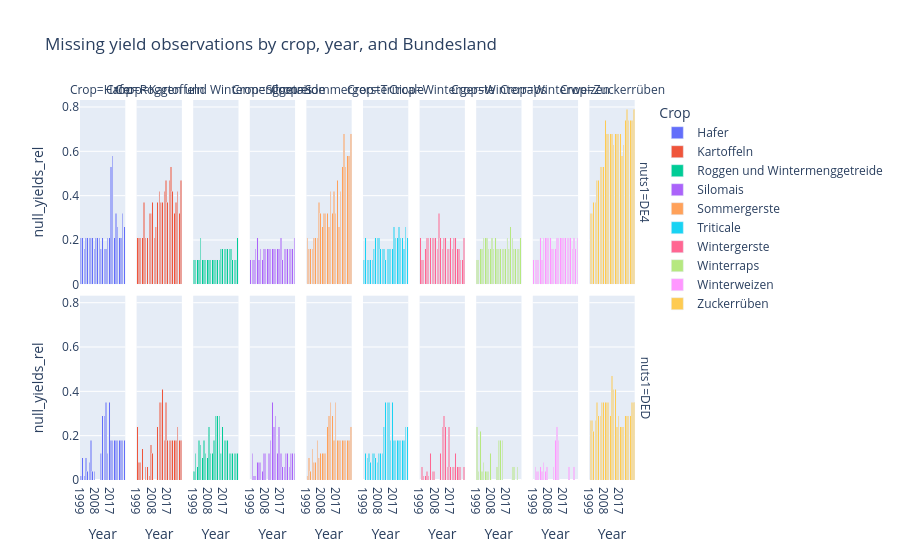

The notebook cell this image was saved under:
### Code cell
# df_ = df.to_df()
# df_[(df_["nuts1"] == "DED")]

fig = px.bar(
    df,
    x="year",
    y="null_yields_rel",
    color="crop_name",
    barmode="stack",
    title="Missing yield observations by crop, year, and Bundesland",
    labels={"year": "Year", "count_yields": "Non-null yields", "crop_name": "Crop"},
    hover_data={"count_obs": True, "count_kreise": True},
    facet_col="crop_name",
    facet_row="nuts1",
)
fig

### Figure 1 — Plotly figure (JSON) as saved in the notebook; plotly's stock layout.template omitted (floating-point values rounded to 4 significant figures)
{"data": [{"customdata": [[19, 19], [19, 19], [19, 19], [19, 19], [19, 19], [19, 19], [19, 19], [19, 19], [19, 19], [19, 19], [19, 19], [19, 19], [19, 19], [19, 19], [19, 19], [19, 19], [19, 19], [19, 19], [19, 19], [19, 19], [19, 19], [19, 19], [19, 19], [19, 19], [19, 19], [19, 19], [19, 19]], "hovertemplate": "Crop=Hafer<br>nuts1=DE4<br>Year=%{x}<br>null_yields_rel=%{y}<br>count_obs=%{customdata[0]}<br>count_kreise=%{customdata[1]}<extra></extra>", "legendgroup": "Hafer", "marker": {"color": "#636efa", "pattern": {"shape": ""}}, "name": "Hafer", "orientation": "v", "showlegend": true, "textposition": "auto", "type": "bar", "x": ["1999", "2000", "2001", "2002", "2003", "2004", "2005", "2006", "2007", "2008", "2009", "2010", "2011", "2012", "2013", "2014", "2015", "2016", "2017", "2018", "2019", "2020", "2021", "2022", "2023", "2024", "2025"], "xaxis": "x11", "y": [0.21, 0.21, 0.16, 0.21, 0.21, 0.21, 0.21, 0.21, 0.16, 0.21, 0.21, 0.21, 0.16, 0.21, 0.16, 0.16, 0.21, 0.21, 0.53, 0.58, 0.21, 0.32, 0.26, 0.21, 0.21, 0.32, 0.26], "yaxis": "y11"}, {"customdata": [[49, 43], [49, 43], [49, 43], [49, 43], [49, 43], [49, 43], [49, 43], [49, 43], [49, 43], [17, 17], [17, 17], [17, 17], [17, 17], [17, 17], [17, 17], [17, 17], [17, 17], [17, 17], [17, 17], [17, 17], [17, 17], [17, 17], [17, 17], [17, 17], [17, 17], [17, 17], [17, 17]], "hovertemplate": "Crop=Hafer<br>nuts1=DED<br>Year=%{x}<br>null_yields_rel=%{y}<br>count_obs=%{customdata[0]}<br>count_kreise=%{customdata[1]}<extra></extra>", "legendgroup": "Hafer", "marker": {"color": "#636efa", "pattern": {"shape": ""}}, "name": "Hafer", "orientation": "v", "showlegend": false, "textposition": "auto", "type": "bar", "x": ["1999", "2000", "2001", "2002", "2003", "2004", "2005", "2006", "2007", "2008", "2009", "2010", "2011", "2012", "2013", "2014", "2015", "2016", "2017", "2018", "2019", "2020", "2021", "2022", "2023", "2024", "2025"], "xaxis": "x", "y": [0.02, 0.1, 0.02, 0.1, 0.04, 0.08, 0.18, 0.04, 0.04, 0.0, 0.0, 0.0, 0.12, 0.29, 0.29, 0.35, 0.12, 0.35, 0.18, 0.18, 0.18, 0.18, 0.18, 0.18, 0.18, 0.18, 0.18], "yaxis": "y"}, {"customdata": [[19, 19], [19, 19], [19, 19], [19, 19], [19, 19], [19, 19], [19, 19], [19, 19], [19, 19], [19, 19], [19, 19], [19, 19], [19, 19], [19, 19], [19, 19], [19, 19], [19, 19], [19, 19], [19, 19], [19, 19], [19, 19], [19, 19], [19, 19], [19, 19], [19, 19], [19, 19], [19, 19]], "hovertemplate": "Crop=Kartoffeln<br>nuts1=DE4<br>Year=%{x}<br>null_yields_rel=%{y}<br>count_obs=%{customdata[0]}<br>count_kreise=%{customdata[1]}<extra></extra>", "legendgroup": "Kartoffeln", "marker": {"color": "#EF553B", "pattern": {"shape": ""}}, "name": "Kartoffeln", "orientation": "v", "showlegend": true, "textposition": "auto", "type": "bar", "x": ["1999", "2000", "2001", "2002", "2003", "2004", "2005", "2006", "2007", "2008", "2009", "2010", "2011", "2012", "2013", "2014", "2015", "2016", "2017", "2018", "2019", "2020", "2021", "2022", "2023", "2024", "2025"], "xaxis": "x12", "y": [0.21, 0.21, 0.21, 0.21, 0.37, 0.21, 0.21, 0.32, 0.32, 0.37, 0.21, 0.26, 0.37, 0.42, 0.37, 0.37, 0.42, 0.47, 0.37, 0.47, 0.53, 0.42, 0.32, 0.37, 0.42, 0.32, 0.47], "yaxis": "y12"}, {"customdata": [[49, 43], [49, 43], [49, 43], [49, 43], [49, 43], [49, 43], [49, 43], [49, 43], [49, 43], [17, 17], [17, 17], [17, 17], [17, 17], [17, 17], [17, 17], [17, 17], [17, 17], [17, 17], [17, 17], [17, 17], [17, 17], [17, 17], [17, 17], [17, 17], [17, 17], [17, 17], [17, 17]], "hovertemplate": "Crop=Kartoffeln<br>nuts1=DED<br>Year=%{x}<br>null_yields_rel=%{y}<br>count_obs=%{customdata[0]}<br>count_kreise=%{customdata[1]}<extra></extra>", "legendgroup": "Kartoffeln", "marker": {"color": "#EF553B", "pattern": {"shape": ""}}, "name": "Kartoffeln", "orientation": "v", "showlegend": false, "textposition": "auto", "type": "bar", "x": ["1999", "2000", "2001", "2002", "2003", "2004", "2005", "2006", "2007", "2008", "2009", "2010", "2011", "2012", "2013", "2014", "2015", "2016", "2017", "2018", "2019", "2020", "2021", "2022", "2023", "2024", "2025"], "xaxis": "x2", "y": [0.24, 0.08, 0.08, 0.14, 0.0, 0.06, 0.06, 0.02, 0.16, 0.12, 0.0, 0.0, 0.24, 0.35, 0.35, 0.41, 0.18, 0.35, 0.18, 0.18, 0.18, 0.18, 0.18, 0.18, 0.24, 0.18, 0.18], "yaxis": "y2"}, {"customdata": [[19, 19], [19, 19], [19, 19], [19, 19], [19, 19], [19, 19], [19, 19], [19, 19], [19, 19], [19, 19], [19, 19], [19, 19], [19, 19], [19, 19], [19, 19], [19, 19], [19, 19], [19, 19], [19, 19], [19, 19], [19, 19], [19, 19], [19, 19], [19, 19], [19, 19], [19, 19], [19, 19]], "hovertemplate": "Crop=Roggen und Wintermenggetreide<br>nuts1=DE4<br>Year=%{x}<br>null_yields_rel=%{y}<br>count_obs=%{customdata[0]}<br>count_kreise=%{customdata[1]}<extra></extra>", "legendgroup": "Roggen und Wintermenggetreide", "marker": {"color": "#00cc96", "pattern": {"shape": ""}}, "name": "Roggen und Wintermenggetreide", "orientation": "v", "showlegend": true, "textposition": "auto", "type": "bar", "x": ["1999", "2000", "2001", "2002", "2003", "2004", "2005", "2006", "2007", "2008", "2009", "2010", "2011", "2012", "2013", "2014", "2015", "2016", "2017", "2018", "2019", "2020", "2021", "2022", "2023", "2024", "2025"], "xaxis": "x13", "y": [0.11, 0.11, 0.11, 0.11, 0.21, 0.11, 0.11, 0.11, 0.11, 0.11, 0.11, 0.11, 0.11, 0.11, 0.11, 0.11, 0.16, 0.16, 0.16, 0.16, 0.16, 0.16, 0.16, 0.11, 0.11, 0.11, 0.21], "yaxis": "y13"}, {"customdata": [[49, 43], [49, 43], [49, 43], [49, 43], [49, 43], [49, 43], [49, 43], [49, 43], [49, 43], [17, 17], [17, 17], [17, 17], [17, 17], [17, 17], [17, 17], [17, 17], [17, 17], [17, 17], [17, 17], [17, 17], [17, 17], [17, 17], [17, 17], [17, 17], [17, 17], [17, 17], [17, 17]], "hovertemplate": "Crop=Roggen und Wintermenggetreide<br>nuts1=DED<br>Year=%{x}<br>null_yields_rel=%{y}<br>count_obs=%{customdata[0]}<br>count_kreise=%{customdata[1]}<extra></extra>", "legendgroup": "Roggen und Wintermenggetreide", "marker": {"color": "#00cc96", "pattern": {"shape": ""}}, "name": "Roggen und Wintermenggetreide", "orientation": "v", "showlegend": false, "textposition": "auto", "type": "bar", "x": ["1999", "2000", "2001", "2002", "2003", "2004", "2005", "2006", "2007", "2008", "2009", "2010", "2011", "2012", "2013", "2014", "2015", "2016", "2017", "2018", "2019", "2020", "2021", "2022", "2023", "2024", "2025"], "xaxis": "x3", "y": [0.04, 0.12, 0.06, 0.18, 0.16, 0.1, 0.18, 0.12, 0.1, 0.24, 0.12, 0.12, 0.18, 0.29, 0.29, 0.29, 0.12, 0.24, 0.18, 0.18, 0.18, 0.12, 0.12, 0.12, 0.12, 0.12, 0.12], "yaxis": "y3"}, {"customdata": [[19, 19], [19, 19], [19, 19], [19, 19], [19, 19], [19, 19], [19, 19], [19, 19], [19, 19], [19, 19], [19, 19], [19, 19], [19, 19], [19, 19], [19, 19], [19, 19], [19, 19], [19, 19], [19, 19], [19, 19], [19, 19], [19, 19], [19, 19], [19, 19], [19, 19], [19, 19], [19, 19]], "hovertemplate": "Crop=Silomais<br>nuts1=DE4<br>Year=%{x}<br>null_yields_rel=%{y}<br>count_obs=%{customdata[0]}<br>count_kreise=%{customdata[1]}<extra></extra>", "legendgroup": "Silomais", "marker": {"color": "#ab63fa", "pattern": {"shape": ""}}, "name": "Silomais", "orientation": "v", "showlegend": true, "textposition": "auto", "type": "bar", "x": ["1999", "2000", "2001", "2002", "2003", "2004", "2005", "2006", "2007", "2008", "2009", "2010", "2011", "2012", "2013", "2014", "2015", "2016", "2017", "2018", "2019", "2020", "2021", "2022", "2023", "2024", "2025"], "xaxis": "x14", "y": [0.11, 0.11, 0.11, 0.16, 0.21, 0.11, 0.16, 0.11, 0.16, 0.16, 0.16, 0.16, 0.16, 0.16, 0.16, 0.16, 0.16, 0.16, 0.21, 0.11, 0.16, 0.16, 0.16, 0.16, 0.16, 0.16, 0.21], "yaxis": "y14"}, {"customdata": [[49, 43], [49, 43], [49, 43], [49, 43], [49, 43], [49, 43], [49, 43], [49, 43], [49, 43], [17, 17], [17, 17], [17, 17], [17, 17], [17, 17], [17, 17], [17, 17], [17, 17], [17, 17], [17, 17], [17, 17], [17, 17], [17, 17], [17, 17], [17, 17], [17, 17], [17, 17], [17, 17]], "hovertemplate": "Crop=Silomais<br>nuts1=DED<br>Year=%{x}<br>null_yields_rel=%{y}<br>count_obs=%{customdata[0]}<br>count_kreise=%{customdata[1]}<extra></extra>", "legendgroup": "Silomais", "marker": {"color": "#ab63fa", "pattern": {"shape": ""}}, "name": "Silomais", "orientation": "v", "showlegend": false, "textposition": "auto", "type": "bar", "x": ["1999", "2000", "2001", "2002", "2003", "2004", "2005", "2006", "2007", "2008", "2009", "2010", "2011", "2012", "2013", "2014", "2015", "2016", "2017", "2018", "2019", "2020", "2021", "2022", "2023", "2024", "2025"], "xaxis": "x4", "y": [0.0, 0.12, 0.02, 0.02, 0.08, 0.08, 0.08, 0.04, 0.12, 0.12, 0.0, 0.12, 0.18, 0.35, 0.24, 0.29, 0.12, 0.24, 0.12, 0.06, 0.06, 0.12, 0.12, 0.06, 0.12, 0.12, 0.12], "yaxis": "y4"}, {"customdata": [[19, 19], [19, 19], [19, 19], [19, 19], [19, 19], [19, 19], [19, 19], [19, 19], [19, 19], [19, 19], [19, 19], [19, 19], [19, 19], [19, 19], [19, 19], [19, 19], [19, 19], [19, 19], [19, 19], [19, 19], [19, 19], [19, 19], [19, 19], [19, 19], [19, 19], [19, 19], [19, 19]], "hovertemplate": "Crop=Sommergerste<br>nuts1=DE4<br>Year=%{x}<br>null_yields_rel=%{y}<br>count_obs=%{customdata[0]}<br>count_kreise=%{customdata[1]}<extra></extra>", "legendgroup": "Sommergerste", "marker": {"color": "#FFA15A", "pattern": {"shape": ""}}, "name": "Sommergerste", "orientation": "v", "showlegend": true, "textposition": "auto", "type": "bar", "x": ["1999", "2000", "2001", "2002", "2003", "2004", "2005", "2006", "2007", "2008", "2009", "2010", "2011", "2012", "2013", "2014", "2015", "2016", "2017", "2018", "2019", "2020", "2021", "2022", "2023", "2024", "2025"], "xaxis": "x15", "y": [0.21, 0.16, 0.16, 0.16, 0.21, 0.21, 0.21, 0.37, 0.32, 0.26, 0.32, 0.32, 0.32, 0.26, 0.42, 0.32, 0.42, 0.32, 0.47, 0.26, 0.42, 0.53, 0.68, 0.53, 0.58, 0.58, 0.68], "yaxis": "y15"}, {"customdata": [[49, 43], [49, 43], [49, 43], [49, 43], [49, 43], [49, 43], [49, 43], [49, 43], [49, 43], [17, 17], [17, 17], [17, 17], [17, 17], [17, 17], [17, 17], [17, 17], [17, 17], [17, 17], [17, 17], [17, 17], [17, 17], [17, 17], [17, 17], [17, 17], [17, 17], [17, 17], [17, 17]], "hovertemplate": "Crop=Sommergerste<br>nuts1=DED<br>Year=%{x}<br>null_yields_rel=%{y}<br>count_obs=%{customdata[0]}<br>count_kreise=%{customdata[1]}<extra></extra>", "legendgroup": "Sommergerste", "marker": {"color": "#FFA15A", "pattern": {"shape": ""}}, "name": "Sommergerste", "orientation": "v", "showlegend": false, "textposition": "auto", "type": "bar", "x": ["1999", "2000", "2001", "2002", "2003", "2004", "2005", "2006", "2007", "2008", "2009", "2010", "2011", "2012", "2013", "2014", "2015", "2016", "2017", "2018", "2019", "2020", "2021", "2022", "2023", "2024", "2025"], "xaxis": "x5", "y": [0.02, 0.1, 0.04, 0.14, 0.08, 0.08, 0.18, 0.1, 0.12, 0.12, 0.12, 0.12, 0.24, 0.29, 0.35, 0.29, 0.18, 0.35, 0.18, 0.18, 0.18, 0.18, 0.18, 0.18, 0.18, 0.18, 0.24], "yaxis": "y5"}, {"customdata": [[19, 19], [19, 19], [19, 19], [19, 19], [19, 19], [19, 19], [19, 19], [19, 19], [19, 19], [19, 19], [19, 19], [19, 19], [19, 19], [19, 19], [19, 19], [19, 19], [19, 19], [19, 19], [19, 19], [19, 19], [19, 19], [19, 19], [19, 19], [19, 19], [19, 19], [19, 19], [19, 19]], "hovertemplate": "Crop=Triticale<br>nuts1=DE4<br>Year=%{x}<br>null_yields_rel=%{y}<br>count_obs=%{customdata[0]}<br>count_kreise=%{customdata[1]}<extra></extra>", "legendgroup": "Triticale", "marker": {"color": "#19d3f3", "pattern": {"shape": ""}}, "name": "Triticale", "orientation": "v", "showlegend": true, "textposition": "auto", "type": "bar", "x": ["1999", "2000", "2001", "2002", "2003", "2004", "2005", "2006", "2007", "2008", "2009", "2010", "2011", "2012", "2013", "2014", "2015", "2016", "2017", "2018", "2019", "2020", "2021", "2022", "2023", "2024", "2025"], "xaxis": "x16", "y": [0.11, 0.21, 0.11, 0.11, 0.11, 0.11, 0.16, 0.21, 0.21, 0.21, 0.16, 0.16, 0.16, 0.11, 0.16, 0.16, 0.16, 0.16, 0.26, 0.21, 0.21, 0.26, 0.21, 0.21, 0.16, 0.26, 0.21], "yaxis": "y16"}, {"customdata": [[49, 43], [49, 43], [49, 43], [49, 43], [49, 43], [49, 43], [49, 43], [49, 43], [49, 43], [17, 17], [17, 17], [17, 17], [17, 17], [17, 17], [17, 17], [17, 17], [17, 17], [17, 17], [17, 17], [17, 17], [17, 17], [17, 17], [17, 17], [17, 17], [17, 17], [17, 17], [17, 17]], "hovertemplate": "Crop=Triticale<br>nuts1=DED<br>Year=%{x}<br>null_yields_rel=%{y}<br>count_obs=%{customdata[0]}<br>count_kreise=%{customdata[1]}<extra></extra>", "legendgroup": "Triticale", "marker": {"color": "#19d3f3", "pattern": {"shape": ""}}, "name": "Triticale", "orientation": "v", "showlegend": false, "textposition": "auto", "type": "bar", "x": ["1999", "2000", "2001", "2002", "2003", "2004", "2005", "2006", "2007", "2008", "2009", "2010", "2011", "2012", "2013", "2014", "2015", "2016", "2017", "2018", "2019", "2020", "2021", "2022", "2023", "2024", "2025"], "xaxis": "x6", "y": [0.0, 0.12, 0.1, 0.12, 0.08, 0.12, 0.12, 0.1, 0.08, 0.12, 0.12, 0.12, 0.24, 0.35, 0.35, 0.35, 0.18, 0.35, 0.18, 0.18, 0.18, 0.18, 0.18, 0.18, 0.18, 0.24, 0.24], "yaxis": "y6"}, {"customdata": [[19, 19], [19, 19], [19, 19], [19, 19], [19, 19], [19, 19], [19, 19], [19, 19], [19, 19], [19, 19], [19, 19], [19, 19], [19, 19], [19, 19], [19, 19], [19, 19], [19, 19], [19, 19], [19, 19], [19, 19], [19, 19], [19, 19], [19, 19], [19, 19], [19, 19], [19, 19], [19, 19]], "hovertemplate": "Crop=Wintergerste<br>nuts1=DE4<br>Year=%{x}<br>null_yields_rel=%{y}<br>count_obs=%{customdata[0]}<br>count_kreise=%{customdata[1]}<extra></extra>", "legendgroup": "Wintergerste", "marker": {"color": "#FF6692", "pattern": {"shape": ""}}, "name": "Wintergerste", "orientation": "v", "showlegend": true, "textposition": "auto", "type": "bar", "x": ["1999", "2000", "2001", "2002", "2003", "2004", "2005", "2006", "2007", "2008", "2009", "2010", "2011", "2012", "2013", "2014", "2015", "2016", "2017", "2018", "2019", "2020", "2021", "2022", "2023", "2024", "2025"], "xaxis": "x17", "y": [0.21, 0.11, 0.11, 0.16, 0.21, 0.21, 0.21, 0.21, 0.21, 0.21, 0.16, 0.32, 0.21, 0.16, 0.21, 0.21, 0.16, 0.16, 0.21, 0.16, 0.21, 0.21, 0.16, 0.16, 0.11, 0.11, 0.21], "yaxis": "y17"}, {"customdata": [[49, 43], [49, 43], [49, 43], [49, 43], [49, 43], [49, 43], [49, 43], [49, 43], [49, 43], [17, 17], [17, 17], [17, 17], [17, 17], [17, 17], [17, 17], [17, 17], [17, 17], [17, 17], [17, 17], [17, 17], [17, 17], [17, 17], [17, 17], [17, 17], [17, 17], [17, 17], [17, 17]], "hovertemplate": "Crop=Wintergerste<br>nuts1=DED<br>Year=%{x}<br>null_yields_rel=%{y}<br>count_obs=%{customdata[0]}<br>count_kreise=%{customdata[1]}<extra></extra>", "legendgroup": "Wintergerste", "marker": {"color": "#FF6692", "pattern": {"shape": ""}}, "name": "Wintergerste", "orientation": "v", "showlegend": false, "textposition": "auto", "type": "bar", "x": ["1999", "2000", "2001", "2002", "2003", "2004", "2005", "2006", "2007", "2008", "2009", "2010", "2011", "2012", "2013", "2014", "2015", "2016", "2017", "2018", "2019", "2020", "2021", "2022", "2023", "2024", "2025"], "xaxis": "x7", "y": [0.0, 0.06, 0.02, 0.02, 0.04, 0.02, 0.12, 0.04, 0.04, 0.0, 0.0, 0.0, 0.12, 0.24, 0.29, 0.24, 0.06, 0.24, 0.06, 0.06, 0.06, 0.12, 0.06, 0.06, 0.06, 0.0, 0.06], "yaxis": "y7"}, {"customdata": [[19, 19], [19, 19], [19, 19], [19, 19], [19, 19], [19, 19], [19, 19], [19, 19], [19, 19], [19, 19], [19, 19], [19, 19], [19, 19], [19, 19], [19, 19], [19, 19], [19, 19], [19, 19], [19, 19], [19, 19], [19, 19], [19, 19], [19, 19], [19, 19], [19, 19], [19, 19], [19, 19]], "hovertemplate": "Crop=Winterraps<br>nuts1=DE4<br>Year=%{x}<br>null_yields_rel=%{y}<br>count_obs=%{customdata[0]}<br>count_kreise=%{customdata[1]}<extra></extra>", "legendgroup": "Winterraps", "marker": {"color": "#B6E880", "pattern": {"shape": ""}}, "name": "Winterraps", "orientation": "v", "showlegend": true, "textposition": "auto", "type": "bar", "x": ["1999", "2000", "2001", "2002", "2003", "2004", "2005", "2006", "2007", "2008", "2009", "2010", "2011", "2012", "2013", "2014", "2015", "2016", "2017", "2018", "2019", "2020", "2021", "2022", "2023", "2024", "2025"], "xaxis": "x18", "y": [0.11, 0.11, 0.16, 0.16, 0.21, 0.21, 0.21, 0.16, 0.16, 0.21, 0.16, 0.21, 0.16, 0.16, 0.16, 0.16, 0.16, 0.16, 0.21, 0.16, 0.26, 0.21, 0.16, 0.16, 0.16, 0.16, 0.21], "yaxis": "y18"}, {"customdata": [[49, 43], [49, 43], [49, 43], [49, 43], [49, 43], [49, 43], [49, 43], [49, 43], [49, 43], [17, 17], [17, 17], [17, 17], [17, 17], [17, 17], [17, 17], [17, 17], [17, 17], [17, 17], [17, 17], [17, 17], [17, 17], [17, 17], [17, 17], [17, 17], [17, 17], [17, 17], [17, 17]], "hovertemplate": "Crop=Winterraps<br>nuts1=DED<br>Year=%{x}<br>null_yields_rel=%{y}<br>count_obs=%{customdata[0]}<br>count_kreise=%{customdata[1]}<extra></extra>", "legendgroup": "Winterraps", "marker": {"color": "#B6E880", "pattern": {"shape": ""}}, "name": "Winterraps", "orientation": "v", "showlegend": false, "textposition": "auto", "type": "bar", "x": ["1999", "2000", "2001", "2002", "2003", "2004", "2005", "2006", "2007", "2008", "2009", "2010", "2011", "2012", "2013", "2014", "2015", "2016", "2017", "2018", "2019", "2020", "2021", "2022", "2023", "2024", "2025"], "xaxis": "x8", "y": [0.24, 0.04, 0.22, 0.04, 0.08, 0.04, 0.04, 0.04, 0.12, 0.0, 0.0, 0.0, 0.06, 0.18, 0.18, 0.18, 0.0, 0.0, 0.0, 0.0, 0.0, 0.06, 0.06, 0.0, 0.06, 0.0, 0.0], "yaxis": "y8"}, {"customdata": [[19, 19], [19, 19], [19, 19], [19, 19], [19, 19], [19, 19], [19, 19], [19, 19], [19, 19], [19, 19], [19, 19], [19, 19], [19, 19], [19, 19], [19, 19], [19, 19], [19, 19], [19, 19], [19, 19], [19, 19], [19, 19], [19, 19], [19, 19], [19, 19], [19, 19], [19, 19], [19, 19]], "hovertemplate": "Crop=Winterweizen<br>nuts1=DE4<br>Year=%{x}<br>null_yields_rel=%{y}<br>count_obs=%{customdata[0]}<br>count_kreise=%{customdata[1]}<extra></extra>", "legendgroup": "Winterweizen", "marker": {"color": "#FF97FF", "pattern": {"shape": ""}}, "name": "Winterweizen", "orientation": "v", "showlegend": true, "textposition": "auto", "type": "bar", "x": ["1999", "2000", "2001", "2002", "2003", "2004", "2005", "2006", "2007", "2008", "2009", "2010", "2011", "2012", "2013", "2014", "2015", "2016", "2017", "2018", "2019", "2020", "2021", "2022", "2023", "2024", "2025"], "xaxis": "x19", "y": [0.11, 0.11, 0.11, 0.11, 0.21, 0.11, 0.21, 0.21, 0.21, 0.21, 0.21, 0.16, 0.16, 0.16, 0.21, 0.21, 0.21, 0.21, 0.21, 0.21, 0.21, 0.21, 0.21, 0.16, 0.21, 0.16, 0.21], "yaxis": "y19"}, {"customdata": [[49, 43], [49, 43], [49, 43], [49, 43], [49, 43], [49, 43], [49, 43], [49, 43], [49, 43], [17, 17], [17, 17], [17, 17], [17, 17], [17, 17], [17, 17], [17, 17], [17, 17], [17, 17], [17, 17], [17, 17], [17, 17], [17, 17], [17, 17], [17, 17], [17, 17], [17, 17], [17, 17]], "hovertemplate": "Crop=Winterweizen<br>nuts1=DED<br>Year=%{x}<br>null_yields_rel=%{y}<br>count_obs=%{customdata[0]}<br>count_kreise=%{customdata[1]}<extra></extra>", "legendgroup": "Winterweizen", "marker": {"color": "#FF97FF", "pattern": {"shape": ""}}, "name": "Winterweizen", "orientation": "v", "showlegend": false, "textposition": "auto", "type": "bar", "x": ["1999", "2000", "2001", "2002", "2003", "2004", "2005", "2006", "2007", "2008", "2009", "2010", "2011", "2012", "2013", "2014", "2015", "2016", "2017", "2018", "2019", "2020", "2021", "2022", "2023", "2024", "2025"], "xaxis": "x9", "y": [0.0, 0.06, 0.04, 0.04, 0.06, 0.04, 0.08, 0.04, 0.06, 0.0, 0.0, 0.0, 0.06, 0.18, 0.24, 0.18, 0.0, 0.0, 0.0, 0.0, 0.0, 0.06, 0.0, 0.0, 0.06, 0.0, 0.0], "yaxis": "y9"}, {"customdata": [[19, 19], [19, 19], [19, 19], [19, 19], [19, 19], [19, 19], [19, 19], [19, 19], [19, 19], [19, 19], [19, 19], [19, 19], [19, 19], [19, 19], [19, 19], [19, 19], [19, 19], [19, 19], [19, 19], [19, 19], [19, 19], [19, 19], [19, 19], [19, 19], [19, 19], [19, 19], [19, 19]], "hovertemplate": "Crop=Zuckerrüben<br>nuts1=DE4<br>Year=%{x}<br>null_yields_rel=%{y}<br>count_obs=%{customdata[0]}<br>count_kreise=%{customdata[1]}<extra></extra>", "legendgroup": "Zuckerrüben", "marker": {"color": "#FECB52", "pattern": {"shape": ""}}, "name": "Zuckerrüben", "orientation": "v", "showlegend": true, "textposition": "auto", "type": "bar", "x": ["1999", "2000", "2001", "2002", "2003", "2004", "2005", "2006", "2007", "2008", "2009", "2010", "2011", "2012", "2013", "2014", "2015", "2016", "2017", "2018", "2019", "2020", "2021", "2022", "2023", "2024", "2025"], "xaxis": "x20", "y": [0.32, 0.32, 0.37, 0.37, 0.47, 0.47, 0.53, 0.53, 0.53, 0.74, 0.68, 0.68, 0.68, 0.68, 0.63, 0.68, 0.68, 0.68, 0.68, 0.58, 0.63, 0.74, 0.79, 0.74, 0.74, 0.74, 0.79], "yaxis": "y20"}, {"customdata": [[49, 43], [49, 43], [49, 43], [49, 43], [49, 43], [49, 43], [49, 43], [49, 43], [49, 43], [17, 17], [17, 17], [17, 17], [17, 17], [17, 17], [17, 17], [17, 17], [17, 17], [17, 17], [17, 17], [17, 17], [17, 17], [17, 17], [17, 17], [17, 17], [17, 17], [17, 17], [17, 17]], "hovertemplate": "Crop=Zuckerrüben<br>nuts1=DED<br>Year=%{x}<br>null_yields_rel=%{y}<br>count_obs=%{customdata[0]}<br>count_kreise=%{customdata[1]}<extra></extra>", "legendgroup": "Zuckerrüben", "marker": {"color": "#FECB52", "pattern": {"shape": ""}}, "name": "Zuckerrüben", "orientation": "v", "showlegend": false, "textposition": "auto", "type": "bar", "x": ["1999", "2000", "2001", "2002", "2003", "2004", "2005", "2006", "2007", "2008", "2009", "2010", "2011", "2012", "2013", "2014", "2015", "2016", "2017", "2018", "2019", "2020", "2021", "2022", "2023", "2024", "2025"], "xaxis": "x10", "y": [0.27, 0.27, 0.22, 0.27, 0.35, 0.29, 0.29, 0.35, 0.35, 0.35, 0.35, 0.35, 0.29, 0.47, 0.41, 0.41, 0.24, 0.29, 0.24, 0.24, 0.24, 0.29, 0.29, 0.29, 0.29, 0.35, 0.35], "yaxis": "y10"}], "layout": {"annotations": [{"font": {}, "showarrow": false, "text": "Crop=Hafer", "x": 0.04, "xanchor": "center", "xref": "paper", "y": 1, "yanchor": "bottom", "yref": "paper"}, {"font": {}, "showarrow": false, "text": "Crop=Kartoffeln", "x": 0.14, "xanchor": "center", "xref": "paper", "y": 1, "yanchor": "bottom", "yref": "paper"}, {"font": {}, "showarrow": false, "text": "Crop=Roggen und Wintermenggetreide", "x": 0.24, "xanchor": "center", "xref": "paper", "y": 1, "yanchor": "bottom", "yref": "paper"}, {"font": {}, "showarrow": false, "text": "Crop=Silomais", "x": 0.34, "xanchor": "center", "xref": "paper", "y": 1, "yanchor": "bottom", "yref": "paper"}, {"font": {}, "showarrow": false, "text": "Crop=Sommergerste", "x": 0.44, "xanchor": "center", "xref": "paper", "y": 1, "yanchor": "bottom", "yref": "paper"}, {"font": {}, "showarrow": false, "text": "Crop=Triticale", "x": 0.54, "xanchor": "center", "xref": "paper", "y": 1, "yanchor": "bottom", "yref": "paper"}, {"font": {}, "showarrow": false, "text": "Crop=Wintergerste", "x": 0.64, "xanchor": "center", "xref": "paper", "y": 1, "yanchor": "bottom", "yref": "paper"}, {"font": {}, "showarrow": false, "text": "Crop=Winterraps", "x": 0.74, "xanchor": "center", "xref": "paper", "y": 1, "yanchor": "bottom", "yref": "paper"}, {"font": {}, "showarrow": false, "text": "Crop=Winterweizen", "x": 0.84, "xanchor": "center", "xref": "paper", "y": 1, "yanchor": "bottom", "yref": "paper"}, {"font": {}, "showarrow": false, "text": "Crop=Zuckerrüben", "x": 0.94, "xanchor": "center", "xref": "paper", "y": 1, "yanchor": "bottom", "yref": "paper"}, {"font": {}, "showarrow": false, "text": "nuts1=DED", "textangle": 90, "x": 0.98, "xanchor": "left", "xref": "paper", "y": 0.2425, "yanchor": "middle", "yref": "paper"}, {"font": {}, "showarrow": false, "text": "nuts1=DE4", "textangle": 90, "x": 0.98, "xanchor": "left", "xref": "paper", "y": 0.7575, "yanchor": "middle", "yref": "paper"}], "barmode": "stack", "legend": {"title": {"text": "Crop"}, "tracegroupgap": 0}, "title": {"text": "Missing yield observations by crop, year, and Bundesland"}, "xaxis": {"anchor": "y", "domain": [0, 0.08], "title": {"text": "Year"}}, "xaxis10": {"anchor": "y10", "domain": [0.9, 0.98], "matches": "x", "title": {"text": "Year"}}, "xaxis11": {"anchor": "y11", "domain": [0, 0.08], "matches": "x", "showticklabels": false}, "xaxis12": {"anchor": "y12", "domain": [0.1, 0.18], "matches": "x", "showticklabels": false}, "xaxis13": {"anchor": "y13", "domain": [0.2, 0.28], "matches": "x", "showticklabels": false}, "xaxis14": {"anchor": "y14", "domain": [0.3, 0.38], "matches": "x", "showticklabels": false}, "xaxis15": {"anchor": "y15", "domain": [0.4, 0.48], "matches": "x", "showticklabels": false}, "xaxis16": {"anchor": "y16", "domain": [0.5, 0.58], "matches": "x", "showticklabels": false}, "xaxis17": {"anchor": "y17", "domain": [0.6, 0.68], "matches": "x", "showticklabels": false}, "xaxis18": {"anchor": "y18", "domain": [0.7, 0.78], "matches": "x", "showticklabels": false}, "xaxis19": {"anchor": "y19", "domain": [0.8, 0.88], "matches": "x", "showticklabels": false}, "xaxis2": {"anchor": "y2", "domain": [0.1, 0.18], "matches": "x", "title": {"text": "Year"}}, "xaxis20": {"anchor": "y20", "domain": [0.9, 0.98], "matches": "x", "showticklabels": false}, "xaxis3": {"anchor": "y3", "domain": [0.2, 0.28], "matches": "x", "title": {"text": "Year"}}, "xaxis4": {"anchor": "y4", "domain": [0.3, 0.38], "matches": "x", "title": {"text": "Year"}}, "xaxis5": {"anchor": "y5", "domain": [0.4, 0.48], "matches": "x", "title": {"text": "Year"}}, "xaxis6": {"anchor": "y6", "domain": [0.5, 0.58], "matches": "x", "title": {"text": "Year"}}, "xaxis7": {"anchor": "y7", "domain": [0.6, 0.68], "matches": "x", "title": {"text": "Year"}}, "xaxis8": {"anchor": "y8", "domain": [0.7, 0.78], "matches": "x", "title": {"text": "Year"}}, "xaxis9": {"anchor": "y9", "domain": [0.8, 0.88], "matches": "x", "title": {"text": "Year"}}, "yaxis": {"anchor": "x", "domain": [0, 0.485], "title": {"text": "null_yields_rel"}}, "yaxis10": {"anchor": "x10", "domain": [0, 0.485], "matches": "y", "showticklabels": false}, "yaxis11": {"anchor": "x11", "domain": [0.515, 1], "matches": "y", "title": {"text": "null_yields_rel"}}, "yaxis12": {"anchor": "x12", "domain": [0.515, 1], "matches": "y", "showticklabels": false}, "yaxis13": {"anchor": "x13", "domain": [0.515, 1], "matches": "y", "showticklabels": false}, "yaxis14": {"anchor": "x14", "domain": [0.515, 1], "matches": "y", "showticklabels": false}, "yaxis15": {"anchor": "x15", "domain": [0.515, 1], "matches": "y", "showticklabels": false}, "yaxis16": {"anchor": "x16", "domain": [0.515, 1], "matches": "y", "showticklabels": false}, "yaxis17": {"anchor": "x17", "domain": [0.515, 1], "matches": "y", "showticklabels": false}, "yaxis18": {"anchor": "x18", "domain": [0.515, 1], "matches": "y", "showticklabels": false}, "yaxis19": {"anchor": "x19", "domain": [0.515, 1], "matches": "y", "showticklabels": false}, "yaxis2": {"anchor": "x2", "domain": [0, 0.485], "matches": "y", "showticklabels": false}, "yaxis20": {"anchor": "x20", "domain": [0.515, 1], "matches": "y", "showticklabels": false}, "yaxis3": {"anchor": "x3", "domain": [0, 0.485], "matches": "y", "showticklabels": false}, "yaxis4": {"anchor": "x4", "domain": [0, 0.485], "matches": "y", "showticklabels": false}, "yaxis5": {"anchor": "x5", "domain": [0, 0.485], "matches": "y", "showticklabels": false}, "yaxis6": {"anchor": "x6", "domain": [0, 0.485], "matches": "y", "showticklabels": false}, "yaxis7": {"anchor": "x7", "domain": [0, 0.485], "matches": "y", "showticklabels": false}, "yaxis8": {"anchor": "x8", "domain": [0, 0.485], "matches": "y", "showticklabels": false}, "yaxis9": {"anchor": "x9", "domain": [0, 0.485], "matches": "y", "showticklabels": false}}}
